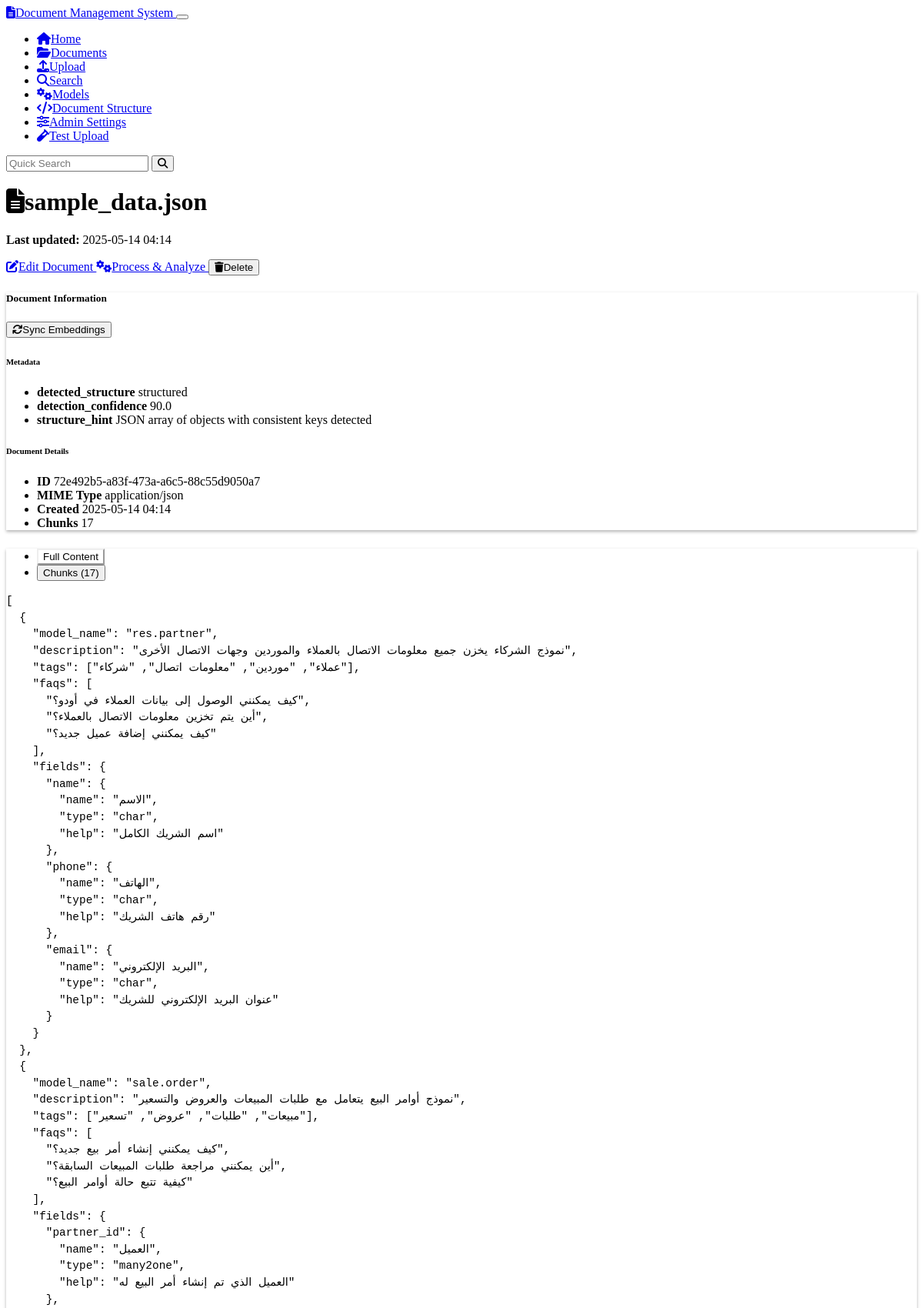
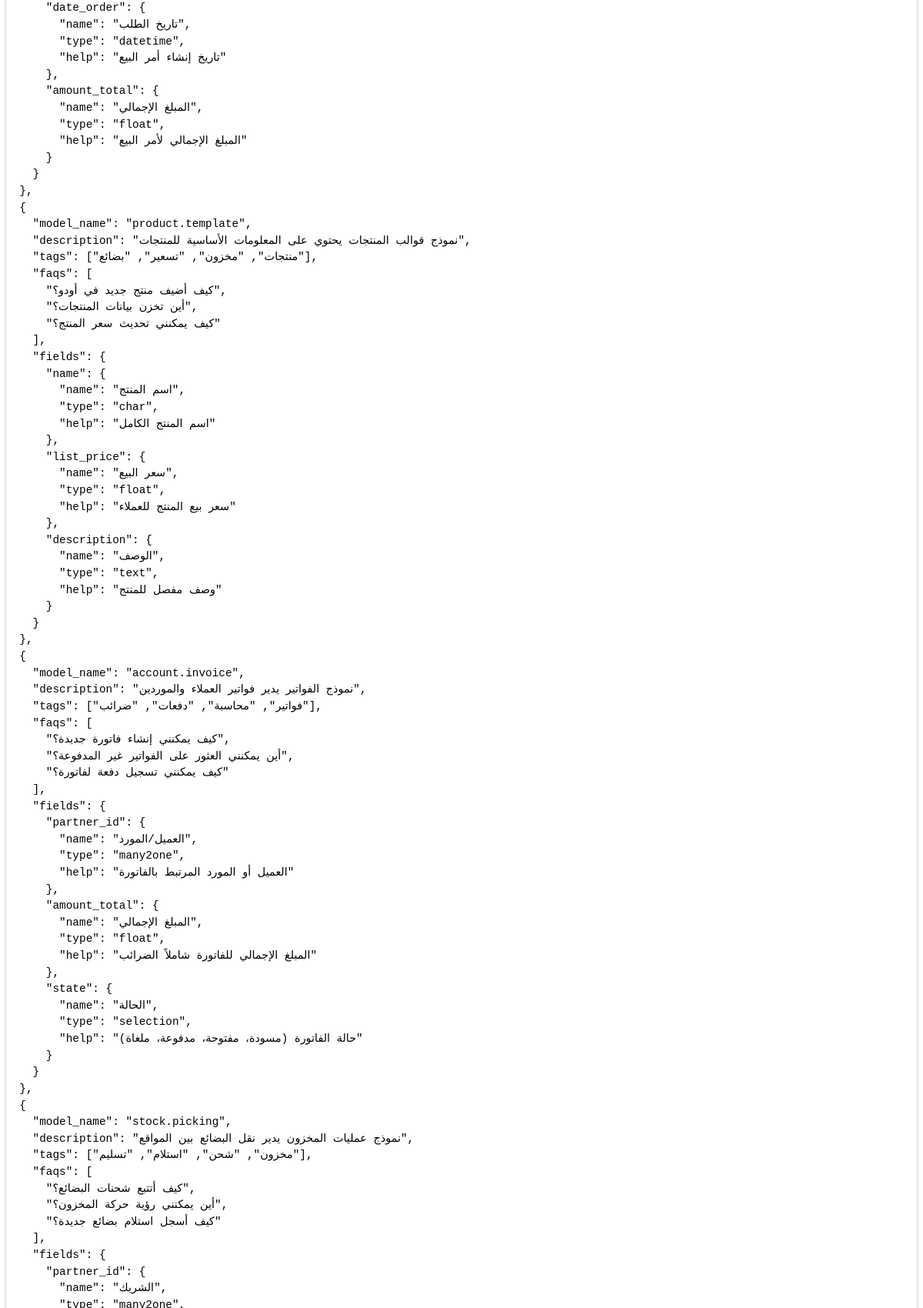
/documents/72e492b5-a83f-473a-a6c5-88c55d9050a7 (upper part), run on the app's committed database (2 pictures, top to bottom).
### models.py (models this page shows, shortened)
class Document(db.Model):
    id = db.Column(db.String(36), primary_key=True, default=lambda: str(uuid.uuid4()))
    name = db.Column(db.String(255), nullable=False)
    content = db.Column(db.Text, nullable=False)
    mime_type = db.Column(db.String(100), nullable=False)
    created_at = db.Column(db.DateTime, default=datetime.datetime.utcnow)
    updated_at = db.Column(db.DateTime, default=datetime.datetime.utcnow, onupdate=datetime.datetime.utcnow)
    chunks = db.relationship('Chunk', backref='document', cascade='all, delete-orphan')
    doc_metadata = db.relationship('Metadata', backref='document', cascade='all, delete-orphan')

class Metadata(db.Model):
    id = db.Column(db.String(36), primary_key=True, default=lambda: str(uuid.uuid4()))
    document_id = db.Column(db.String(36), db.ForeignKey('document.id'), nullable=False)
    key = db.Column(db.String(100), nullable=False)
    value = db.Column(db.String(255), nullable=False)

### routes.py (the view)
@app.route('/documents/<document_id>')
def document_view(document_id):
    document = Document.query.get_or_404(document_id)
    metadata = Metadata.query.filter_by(document_id=document_id).all()
    chunks = Chunk.query.filter_by(document_id=document_id).order_by(Chunk.chunk_index).all()
    return render_template(
        'document_view.html',
        document=document,
        metadata=metadata,
        chunks=chunks
    )

### templates/document_view.html (shortened to what this page needs)
{% extends 'base.html' %}
{% block content %}
<div class="row mb-4">
    <div class="col-md-8">
        <h1>
            <i class="fas fa-file-alt me-2"></i>{{ document.name }}
        </h1>
        <p class="text-muted">
            <strong>Last updated:</strong> {{ document.updated_at.strftime('%Y-%m-%d %H:%M') }}
        </p>
    </div>
    <div class="col-md-4 text-md-end">
        <div class="btn-group">
            <a href="{{ url_for('document_edit', document_id=document.id) }}" class="btn btn-warning">
                <i class="fas fa-edit me-1"></i>Edit Document
            </a>
            <a href="{{ url_for('document_analysis_page', document_id=document.id) }}" class="btn btn-primary">
                <i class="fas fa-cogs me-1"></i>Process & Analyze
            </a>
            <button type="button" class="btn btn-danger" data-bs-toggle="modal" data-bs-target="#deleteDocumentModal">
                <i class="fas fa-trash me-1"></i>Delete
            </button>
        </div>
    </div>
</div>
<div class="row mb-4">
    <div class="col-md-12">
        <div class="card">
            <div class="card-header d-flex justify-content-between align-items-center">
                <h5 class="mb-0">Document Information</h5>
                <button id="sync-embeddings" class="btn btn-sm btn-outline-info" data-document-id="{{ document.id }}">
                    <i class="fas fa-sync me-1"></i>Sync Embeddings
                </button>
            </div>
            <div class="card-body">
                <div class="row">
                    <div class="col-md-6">
                        <h6>Metadata</h6>
                        {% if metadata %}
                            <ul class="list-group">
                                {% for meta in metadata %}
                                    <li class="list-group-item d-flex justify-content-between align-items-center">
                                        <strong>{{ meta.key }}</strong>
                                        <span>{{ meta.value }}</span>
                                    </li>
                                {% endfor %}
                            </ul>
                        {% else %}
                            <p class="text-muted">No metadata</p>
                        {% endif %}
                    </div>
                    <div class="col-md-6">
                        <h6>Document Details</h6>
                        <ul class="list-group">
                            <li class="list-group-item d-flex justify-content-between align-items-center">
                                <strong>ID</strong>
                                <span class="text-muted">{{ document.id }}</span>
                            </li>
                            <li class="list-group-item d-flex justify-content-between align-items-center">
                                <strong>MIME Type</strong>
                                <span>{{ document.mime_type }}</span>
                            </li>
                            <li class="list-group-item d-flex justify-content-between align-items-center">
                                <strong>Created</strong>
                                <span>{{ document.created_at.strftime('%Y-%m-%d %H:%M') }}</span>
                            </li>
                            <li class="list-group-item d-flex justify-content-between align-items-center">
                                <strong>Chunks</strong>
                                <span>{{ chunks|length }}</span>
                            </li>
                        </ul>
                    </div>
                </div>
            </div>
        </div>
    </div>
</div>
<div class="row mb-4">
    <div class="col-md-12">
        <div class="card">
            <div class="card-header">
                <ul class="nav nav-tabs card-header-tabs" id="document-tabs" role="tablist">
                    <li class="nav-item" role="presentation">
                        <button class="nav-link active" id="content-tab" data-bs-toggle="tab" data-bs-target="#content"
                                type="button" role="tab" aria-controls="content" aria-selected="true">
                            Full Content
                        </button>
                    </li>
                    <li class="nav-item" role="presentation">
                        <button class="nav-link" id="chunks-tab" data-bs-toggle="tab" data-bs-target="#chunks"
                                type="button" role="tab" aria-controls="chunks" aria-selected="false">
                            Chunks ({{ chunks|length }})
                        </button>
                    </li>
                </ul>
            </div>
            <div class="card-body">
                <div class="tab-content" id="document-tabs-content">
                    <div class="tab-pane fade show active" id="content" role="tabpanel" aria-labelledby="content-tab">
                        <pre class="document-content p-3 bg-dark text-light rounded">{{ document.content }}</pre>
                    </div>
                </div>
            </div>
        </div>
    </div>
</div>
{% endblock %}

### static/css/custom.css (style rules this page uses)
body { min-height: 100vh; display: flex; flex-direction: column; }
.document-content, .chunk-content { white-space: pre-wrap; word-wrap: break-word; font-family: monospace; font-size: 0.9rem; line-height: 1.5; overflow-x: auto; border-radius: 4px; }
.card { box-shadow: 0 0.125rem 0.25rem rgba(0, 0, 0, 0.3); margin-bottom: 1.5rem; }
.card-header { font-weight: 500; }
.btn { font-weight: 500; }
.btn-primary { background-color: var(--bs-primary); border-color: var(--bs-primary); }
.nav-tabs .nav-link { color: var(--bs-light); }
.nav-tabs .nav-link.active { background-color: var(--bs-dark); color: var(--bs-info); border-color: transparent transparent var(--bs-info); }

### templates/document_view.html (style rules this page uses)
.document-content, .chunk-content { white-space: pre-wrap; overflow-x: auto; border-radius: 4px; font-family: monospace; }

### data on the page
Document: name "sample_data.json", updated_at "2025-05-14 04:14", id "72e492b5-a83f-473a-a6c5-88c55d9050a7", mime_type "application/json", created_at "2025-05-14 04:14"
Metadata: key "detected_structure", value "structured"
Metadata: key "detection_confidence", value "90.0"
Metadata: key "structure_hint", value "JSON array of objects with consistent keys detected"

### other printed values
{{ chunks|length }} "17"
